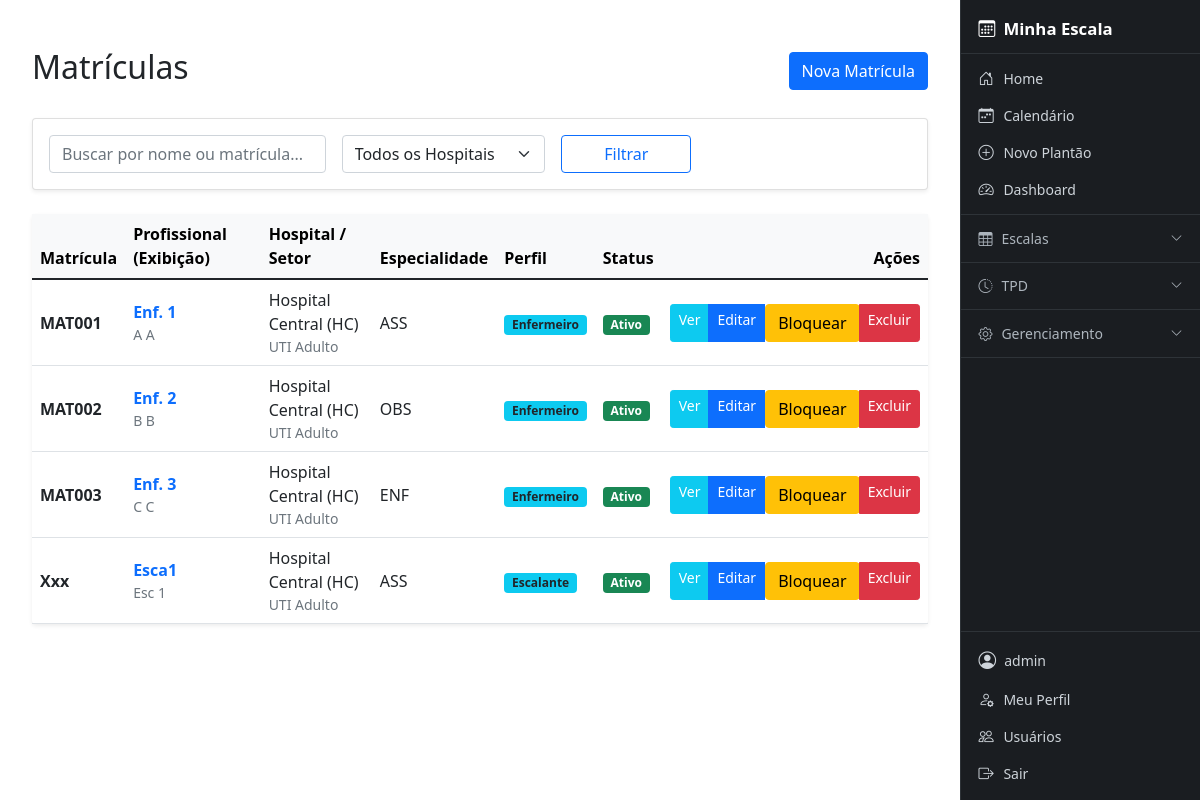
The page /matriculas/ (signed in) on the database as committed earlier.
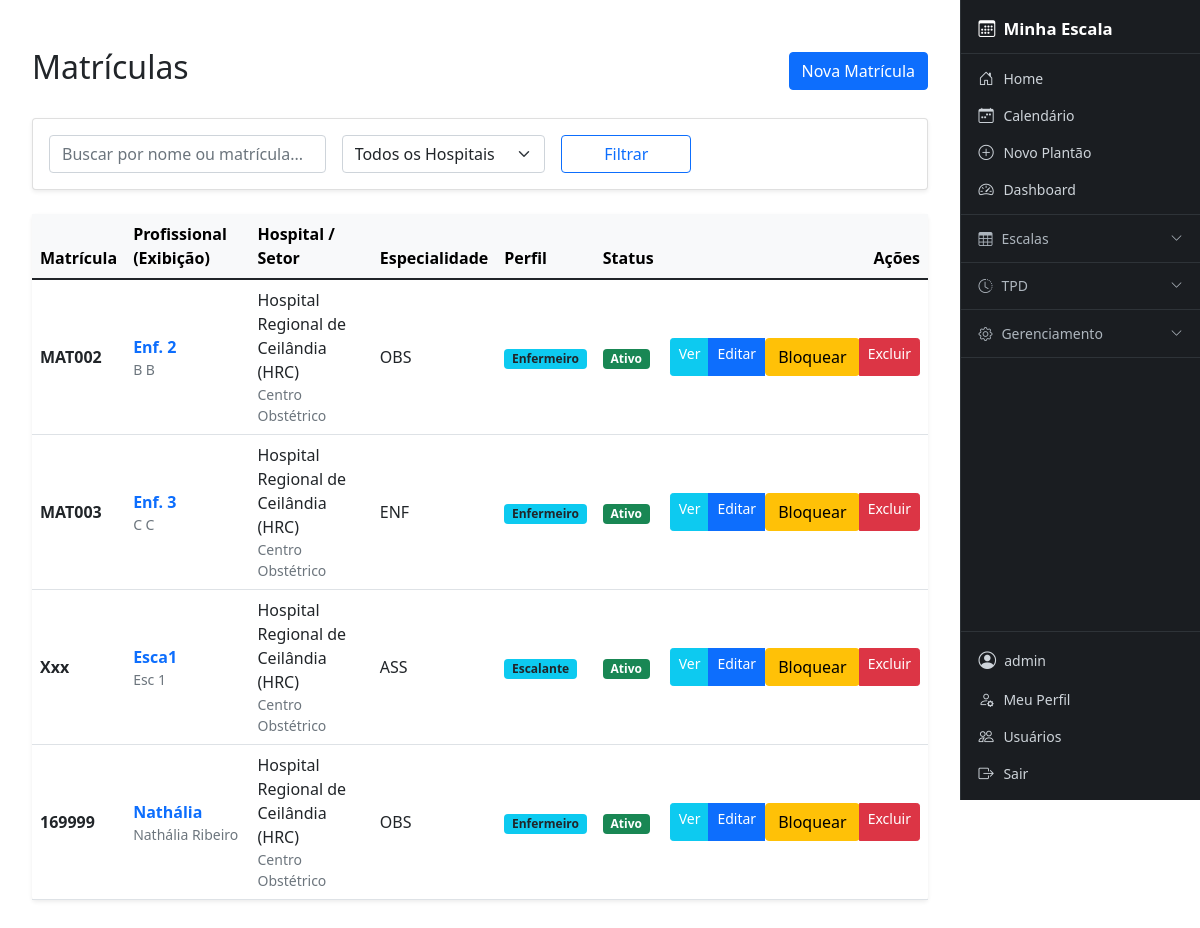
The same page on the database as committed later.
### cal/models.py (models this page shows, shortened)
class Matricula(models.Model):
    user = models.OneToOneField(
        User,
        on_delete=models.CASCADE,
        related_name="matricula",
        null=True,
        blank=True
    )
    perfil = models.ForeignKey(PerfilUsuario, on_delete=models.SET_NULL, null=True, blank=True, related_name='matriculas_vinculadas')
    nome_completo = models.CharField(max_length=200)
    nome_exibicao = models.CharField(max_length=50, verbose_name="Nome de Exibição", default="")
    matricula = models.CharField(max_length=30, unique=True)
    coren = models.CharField(max_length=30, blank=True, null=True)
    hospital = models.ForeignKey(
        Hospital,
        on_delete=models.PROTECT,
        related_name="profissionais"
    )
    setor = models.ForeignKey(
        Setor,
        on_delete=models.PROTECT,
        related_name="profissionais",
        null=True,
        blank=True
    )
    especialidade = models.ForeignKey(
        Especialidade,
        on_delete=models.SET_NULL,
        related_name="profissionais",
        null=True,
        blank=True
    )
    carga_horaria_semanal = models.PositiveIntegerField(default=40)
    ativo = models.BooleanField(default=True)
    class Meta:
        ordering = ["nome_exibicao"]

class Especialidade(models.Model):
    nome = models.CharField(max_length=100, verbose_name="Especialidade")
    class Meta:
        verbose_name = "Especialidade"
        verbose_name_plural = "Especialidades"

class PerfilUsuario(models.Model):
    TIPO_USUARIO_CHOICES = [
        ('ADMIN', 'Administrador'),
        ('ESCALANTE', 'Escalante'),
        ('ENFERMEIRO', 'Enfermeiro'),
    ]
    user = models.OneToOneField(User, on_delete=models.CASCADE, related_name='cal_perfil')
    tipo = models.CharField(max_length=20, choices=TIPO_USUARIO_CHOICES, default='ENFERMEIRO')

### core/models.py (models this page shows, shortened)
class Hospital(models.Model):
    nome = models.CharField(max_length=150, unique=True)
    sigla = models.CharField(max_length=20, blank=True, null=True)

class Setor(models.Model):
    nome = models.CharField(max_length=100)
    hospital = models.ForeignKey(
        Hospital,
        on_delete=models.CASCADE,
        related_name="setores"
    )
    class Meta:
        unique_together = ("nome", "hospital")

### cal/views/matricula_views.py (the view)
# urls.py: path('matriculas/', matricula_views.matricula_list, name='matricula_list'),
@login_required
def matricula_list(request):
    exige_escalante_ou_admin(request.user)
    matriculas = _matriculas_visiveis(request.user).order_by('nome_exibicao')
    search = request.GET.get('search')
    hospital_id = request.GET.get('hospital')
    if search:
        matriculas = matriculas.filter(
            Q(matricula__icontains=search) |
            Q(nome_exibicao__icontains=search) |
            Q(nome_completo__icontains=search)
        )
    if hospital_id and is_admin(request.user):
        matriculas = matriculas.filter(hospital_id=hospital_id)
    hospitais = Hospital.objects.all() if is_admin(request.user) else Hospital.objects.none()
    paginator = Paginator(matriculas, 10)
    page_obj = paginator.get_page(request.GET.get('page'))
    return render(request, 'cal/matricula/list.html', {
        'page_obj': page_obj,
        'hospitais': hospitais,
        'search': search or '',
        'selected_hospital': hospital_id,
        'total_count': matriculas.count(),
    })

### cal/permissions.py (called while the page is built)
def get_perfil(user):
    return getattr(user, 'cal_perfil', None)

def is_admin(user):
    perfil = get_perfil(user)
    return user.is_staff or (perfil is not None and perfil.tipo == 'ADMIN')

def is_escalante_ou_admin(user):
    return is_admin(user) or is_escalante(user)

def exige_escalante_ou_admin(user):
    if not is_escalante_ou_admin(user):
        raise PermissionDenied

### cal/views/matricula_views.py (called while the page is built, shortened)
def _matriculas_visiveis(user):
    if is_admin(user):
        return Matricula.objects.all().select_related('user', 'perfil', 'hospital', 'setor')

### templates/cal/matricula/list.html (shortened to what this page needs)
{% extends 'base.html' %}
{% block content %}
<div class="container mt-4">
    <div class="d-flex justify-content-between align-items-center mb-4">
        <h2>Matrículas</h2>
        <a href="{% url 'cal:matricula_create' %}" class="btn btn-primary">Nova Matrícula</a>
    </div>
    <div class="card shadow-sm mb-4">
        <div class="card-body">
            <form method="get" class="row g-3">
                <div class="col-md-4">
                    <input type="text" name="search" class="form-control" placeholder="Buscar por nome ou matrícula..." value="{{ search }}">
                </div>
                <div class="col-md-3">
                    <select name="hospital" class="form-select">
                        <option value="">Todos os Hospitais</option>
                    </select>
                </div>
                <div class="col-md-2">
                    <button type="submit" class="btn btn-outline-primary w-100">Filtrar</button>
                </div>
            </form>
        </div>
    </div>
    <div class="card shadow-sm border-0">
        <div class="table-responsive">
            <table class="table table-hover align-middle mb-0">
                <thead class="table-light">
                    <tr>
                        <th>Matrícula</th>
                        <th>Profissional (Exibição)</th>
                        <th>Hospital / Setor</th>
                        <th>Especialidade</th>
                        <th>Perfil</th>
                        <th>Status</th>
                        <th class="text-end">Ações</th>
                    </tr>
                </thead>
                <tbody>
                    {% for m in page_obj %}
                    <tr>
                        <td><span class="fw-bold">{{ m.matricula }}</span></td>
                        <td>
                            <div class="fw-bold text-primary">{{ m.nome_exibicao }}</div>
                            <div class="small text-muted">{{ m.nome_completo }}</div>
                        </td>
                        <td>
                            <div>{{ m.hospital.nome }} ({{ m.hospital.sigla }})</div>
                            <div class="small text-muted">{{ m.setor.nome }}</div>
                        </td>
                        <td>
                            {% if m.especialidade %}
                                {{ m.especialidade.nome }}
                            {% else %}
                                <span class="text-muted small">Não informada</span>
                            {% endif %}
                        </td>
                        <td>
                            {% if m.perfil %}
                                <span class="badge bg-info text-dark">{{ m.perfil.get_tipo_display }}</span>
                            {% else %}
                                <span class="badge bg-secondary">Sem Perfil</span>
                            {% endif %}
                        </td>
                        <td>
                            {% if m.ativo %}
                                <span class="badge bg-success">Ativo</span>
                            {% else %}
                                <span class="badge bg-danger">Inativo</span>
                            {% endif %}
                        </td>
                        <td class="text-end">
                            <div class="btn-group btn-group-sm">
                                <a href="{% url 'cal:matricula_detail' m.pk %}" class="btn btn-info text-white" title="Ver Detalhes">Ver</a>
                                <a href="{% url 'cal:matricula_update' m.pk %}" class="btn btn-primary" title="Editar">Editar</a>
                                <form action="{% url 'cal:matricula_toggle_status' m.pk %}" method="post" style="display:inline;">
                                    <button type="submit" class="btn {% if m.ativo %}btn-warning{% else %}btn-success{% endif %}" title="{% if m.ativo %}Desativar{% else %}Ativar{% endif %}">
                                        {% if m.ativo %}Bloquear{% else %}Liberar{% endif %}
                                    </button>
                                </form>
                                <a href="{% url 'cal:matricula_delete' m.pk %}" class="btn btn-danger" title="Excluir">Excluir</a>
                            </div>
                        </td>
                    </tr>
                    {% empty %}
                    <tr>
                        <td colspan="7" class="text-center py-4 text-muted">Nenhuma matrícula encontrada.</td>
                    </tr>
                    {% endfor %}
                </tbody>
            </table>
        </div>
    </div>
</div>
{% endblock %}

### templates/base.html (shortened to what this page needs)
{% load static %}
<!DOCTYPE html>
<html lang="pt-br">
<head>
    <link href="https://cdn.jsdelivr.net/npm/bootstrap@5.1.3/dist/css/bootstrap.min.css" rel="stylesheet">
    <link rel="stylesheet" href="https://cdn.jsdelivr.net/npm/bootstrap-icons@1.8.1/font/bootstrap-icons.css">
    <link rel="stylesheet" type="text/css" href="{% static 'css/calendar.css' %}">
</head>
<body>
    {% include 'navbar.html' %}
    <main class="page-content">
        {% block content %}{% endblock %}
    </main>
</body>
</html>

### templates/navbar.html (shortened to what this page needs)
<aside id="sidebar">
    <a href="{% url 'cal:home' %}" class="sidebar-brand">
        <i class="bi bi-calendar3"></i> Minha Escala
    </a>
    {% if user.is_authenticated %}
    <div class="sidebar-section">
        <a href="{% url 'cal:home' %}" class="sidebar-link">
            <i class="bi bi-house-door"></i> Home
        </a>
        <a href="{% url 'cal:calendar' %}" class="sidebar-link">
            <i class="bi bi-calendar-week"></i> Calendário
        </a>
        {% with perfil=user.cal_perfil %}
        {% if user.is_staff or perfil.tipo == 'ESCALANTE' %}
        <a href="{% url 'cal:event_new' %}" class="sidebar-link">
            <i class="bi bi-plus-circle"></i> Novo Plantão
        </a>
        {% endif %}
        {% endwith %}
        <a href="{% url 'cal:dashboard' %}" class="sidebar-link">
            <i class="bi bi-speedometer2"></i> Dashboard
        </a>
    </div>
    <div class="sidebar-section">
        <button class="sidebar-group-btn" type="button"
                data-bs-toggle="collapse" data-bs-target="#menuEscalas"
                aria-expanded="false">
            <i class="bi bi-table"></i> Escalas
            <i class="bi bi-chevron-down chevron"></i>
        </button>
    </div>
    <div class="sidebar-section">
        <button class="sidebar-group-btn" type="button"
                data-bs-toggle="collapse" data-bs-target="#menuTPD"
                aria-expanded="false">
            <i class="bi bi-clock-history"></i> TPD
            <i class="bi bi-chevron-down chevron"></i>
        </button>
    </div>
    {% if user.is_staff %}
    <div class="sidebar-section">
        <button class="sidebar-group-btn" type="button"
                data-bs-toggle="collapse" data-bs-target="#menuAdmin"
                aria-expanded="false">
            <i class="bi bi-gear"></i> Gerenciamento
            <i class="bi bi-chevron-down chevron"></i>
        </button>
    </div>
    {% endif %}
    {% endif %}
    <div class="sidebar-footer">
        {% if user.is_authenticated %}
            <div class="sidebar-user">
                <i class="bi bi-person-circle" style="font-size:1.1rem;"></i>
                <span class="text-truncate">{{ user.username }}</span>
            </div>
            <a href="{% url 'cal:perfil' %}" class="sidebar-link">
                <i class="bi bi-person-gear"></i> Meu Perfil
            </a>
            {% if user.is_staff %}
            <a href="{% url 'cal:listar_usuarios' %}" class="sidebar-link">
                <i class="bi bi-people"></i> Usuários
            </a>
            {% endif %}
            <a href="#" class="sidebar-link text-danger-emphasis"
               onclick="document.getElementById('logout-form').submit(); return false;">
                <i class="bi bi-box-arrow-right"></i> Sair
            </a>
        {% else %}
            <a href="{% url 'cal:login' %}" class="sidebar-link">
                <i class="bi bi-box-arrow-in-right"></i> Login
            </a>
        {% endif %}
    </div>
</aside>

### templates/base.html (style rules this page uses)
#sidebar { position: fixed; top: 0; right: 0; width: 240px; height: 100vh; overflow-y: auto; background-color: #1a1d21; z-index: 1040; display: flex; flex-direction: column; border-left: 1px solid #2e3338; transition: right 0.28s ease; }
@media (min-width: 768px) { body { margin-right: 240px; } }
.sidebar-brand { display: flex; align-items: center; gap: 0.5rem; padding: 1rem 1.1rem 0.75rem; color: #fff; font-size: 1.05rem; font-weight: 600; text-decoration: none; border-bottom: 1px solid #2e3338; }
.sidebar-section { padding: 0.35rem 0; border-bottom: 1px solid #2e3338; }
.sidebar-link { display: flex; align-items: center; gap: 0.55rem; padding: 0.45rem 1.1rem; color: #ced4da; text-decoration: none; font-size: 0.875rem; border-radius: 0; transition: background 0.15s, color 0.15s; white-space: nowrap; }
.sidebar-link i { font-size: 0.95rem; min-width: 16px; }
.sidebar-group-btn { display: flex; align-items: center; gap: 0.55rem; width: 100%; padding: 0.45rem 1.1rem; background: none; border: none; color: #adb5bd; font-size: 0.875rem; text-align: left; cursor: pointer; transition: background 0.15s, color 0.15s; }
.sidebar-group-btn .chevron { margin-left: auto; transition: transform 0.2s; font-size: 0.75rem; }
.sidebar-footer { margin-top: auto; border-top: 1px solid #2e3338; padding: 0.5rem 0; }
.sidebar-user { display: flex; align-items: center; gap: 0.5rem; padding: 0.45rem 1.1rem; color: #ced4da; font-size: 0.875rem; }
.page-content { min-height: 100vh; padding: 1.5rem 1.25rem 4rem; }

Rows that differ between the two databases and show on the page:
changed through a linked row, Matricula "MAT002": hospital.nome "Hospital Central" → "Hospital Regional de Ceilândia"; hospital.sigla "HC" → "HRC"; setor.nome "UTI Adulto" → "Centro Obstétrico"
changed through a linked row, Matricula "MAT003": hospital.nome "Hospital Central" → "Hospital Regional de Ceilândia"; hospital.sigla "HC" → "HRC"; setor.nome "UTI Adulto" → "Centro Obstétrico"
changed through a linked row, Matricula "Xxx": hospital.nome "Hospital Central" → "Hospital Regional de Ceilândia"; hospital.sigla "HC" → "HRC"; setor.nome "UTI Adulto" → "Centro Obstétrico"
changed Matricula: matricula "MAT001" → "169999"; nome_exibicao "Enf. 1" → "Nathália"; nome_completo "A A" → "Nathália Ribeiro"; hospital.nome "Hospital Central" → "Hospital Regional de Ceilândia"; hospital.sigla "HC" → "HRC"; setor.nome "UTI Adulto" → "Centro Obstétrico"; especialidade.nome "ASS" → "OBS"; moves down the list
